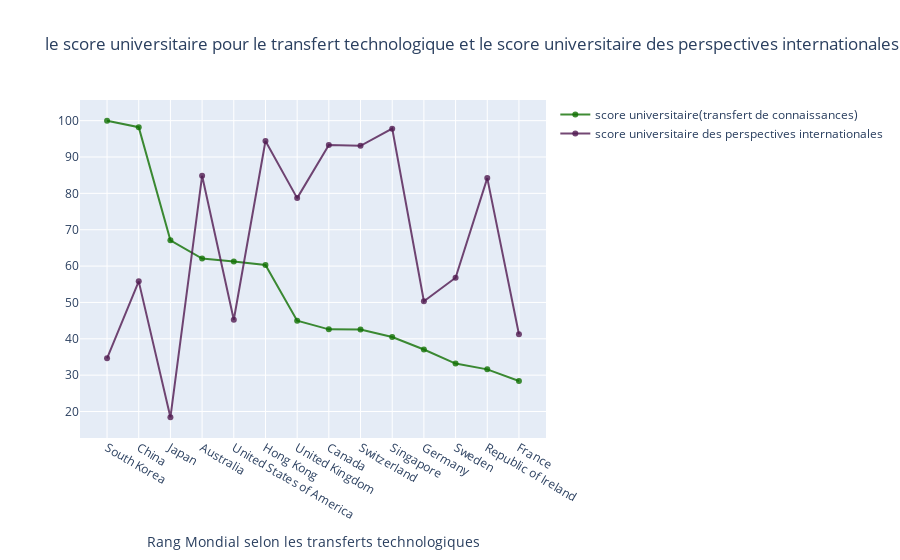

This figure's notebook cell:
### Code cell
# import graph objects as "go"
import plotly.graph_objs as go

# Création de la trame 1
trace1 = go.Scatter(
                    x = df1.index,
                    y = df1.income,
                    mode = "lines+markers",
                    name = "score universitaire(transfert de connaissances)",
                    marker = dict(color = 'rgba(16, 112, 2, 0.8)'),
                    text = df1.index)
# Création de la trame 2
trace2 = go.Scatter(
                    x = df1.index,
                    y = df1.international,
                    mode = "lines+markers",
                    name = "score universitaire des perspectives internationales",
                    marker = dict(color = 'rgba(80, 26, 80, 0.8)'),
                    text = df1.index)

data = [trace1, trace2]
layout = dict(title = "le score universitaire pour le transfert technologique et le score universitaire des perspectives internationales",
              xaxis = dict(title = 'Rang Mondial selon les transferts technologiques',ticklen = 5,zeroline= False)
             )
fig = dict(data = data, layout = layout)
iplot(fig)

### Figure 1 — Plotly figure (JSON) as saved in the notebook; plotly's stock layout.template omitted (floating-point values rounded to 4 significant figures)
{"data": [{"marker": {"color": "rgba(16, 112, 2, 0.8)"}, "mode": "lines+markers", "name": "score universitaire(transfert de connaissances)", "text": ["South Korea", "China", "Japan", "Australia", "United States of America", "Hong Kong", "United Kingdom", "Canada", "Switzerland", "Singapore", "Germany", "Sweden", "Republic of Ireland", "France"], "type": "scatter", "x": ["South Korea", "China", "Japan", "Australia", "United States of America", "Hong Kong", "United Kingdom", "Canada", "Switzerland", "Singapore", "Germany", "Sweden", "Republic of Ireland", "France"], "y": [100, 98.2, 67.1, 62.07, 61.29, 60.3, 44.98, 42.6, 42.53, 40.5, 37.07, 33.2, 31.6, 28.4]}, {"marker": {"color": "rgba(80, 26, 80, 0.8)"}, "mode": "lines+markers", "name": "score universitaire des perspectives internationales", "text": ["South Korea", "China", "Japan", "Australia", "United States of America", "Hong Kong", "United Kingdom", "Canada", "Switzerland", "Singapore", "Germany", "Sweden", "Republic of Ireland", "France"], "type": "scatter", "x": ["South Korea", "China", "Japan", "Australia", "United States of America", "Hong Kong", "United Kingdom", "Canada", "Switzerland", "Singapore", "Germany", "Sweden", "Republic of Ireland", "France"], "y": [34.65, 55.8, 18.4, 84.83, 45.25, 94.4, 78.69, 93.3, 93.07, 97.8, 50.33, 56.8, 84.2, 41.25]}], "layout": {"title": {"text": "le score universitaire pour le transfert technologique et le score universitaire des perspectives internationales"}, "xaxis": {"ticklen": 5, "title": {"text": "Rang Mondial selon les transferts technologiques"}, "zeroline": false}}}
